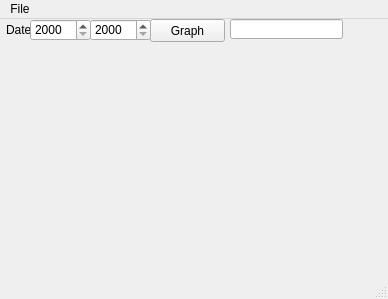
<?xml version="1.0" encoding="UTF-8"?>
<ui version="4.0">
 <class>MainWindow</class>
 <widget class="QMainWindow" name="MainWindow">
  <property name="geometry">
   <rect>
    <x>0</x>
    <y>0</y>
    <width>388</width>
    <height>299</height>
   </rect>
  </property>
  <property name="windowTitle">
   <string>MainWindow</string>
  </property>
  <widget class="QWidget" name="centralWidget">
   <widget class="QPushButton" name="pushButton">
    <property name="geometry">
     <rect>
      <x>150</x>
      <y>0</y>
      <width>75</width>
      <height>23</height>
     </rect>
    </property>
    <property name="sizePolicy">
     <sizepolicy hsizetype="Expanding" vsizetype="Expanding">
      <horstretch>0</horstretch>
      <verstretch>0</verstretch>
     </sizepolicy>
    </property>
    <property name="maximumSize">
     <size>
      <width>75</width>
      <height>23</height>
     </size>
    </property>
    <property name="text">
     <string>Graph</string>
    </property>
   </widget>
   <widget class="QLabel" name="label">
    <property name="geometry">
     <rect>
      <x>6</x>
      <y>0</y>
      <width>51</width>
      <height>21</height>
     </rect>
    </property>
    <property name="text">
     <string>Date</string>
    </property>
   </widget>
   <widget class="QSpinBox" name="spinBox">
    <property name="geometry">
     <rect>
      <x>30</x>
      <y>0</y>
      <width>61</width>
      <height>22</height>
     </rect>
    </property>
    <property name="minimum">
     <number>2000</number>
    </property>
    <property name="maximum">
     <number>2020</number>
    </property>
   </widget>
   <widget class="QSpinBox" name="spinBox_2">
    <property name="geometry">
     <rect>
      <x>90</x>
      <y>0</y>
      <width>61</width>
      <height>22</height>
     </rect>
    </property>
    <property name="minimum">
     <number>2000</number>
    </property>
    <property name="maximum">
     <number>2050</number>
    </property>
   </widget>
   <widget class="QLineEdit" name="lineEdit">
    <property name="geometry">
     <rect>
      <x>230</x>
      <y>0</y>
      <width>113</width>
      <height>20</height>
     </rect>
    </property>
   </widget>
  </widget>
  <widget class="QMenuBar" name="menuBar">
   <property name="geometry">
    <rect>
     <x>0</x>
     <y>0</y>
     <width>388</width>
     <height>21</height>
    </rect>
   </property>
   <widget class="QMenu" name="menuFile">
    <property name="title">
     <string>File</string>
    </property>
    <addaction name="actionExit"/>
   </widget>
   <addaction name="menuFile"/>
  </widget>
  <widget class="QStatusBar" name="statusBar"/>
  <action name="actionExit">
   <property name="text">
    <string>Exit</string>
   </property>
  </action>
 </widget>
 <layoutdefault spacing="6" margin="11"/>
 <resources/>
 <connections/>
</ui>
